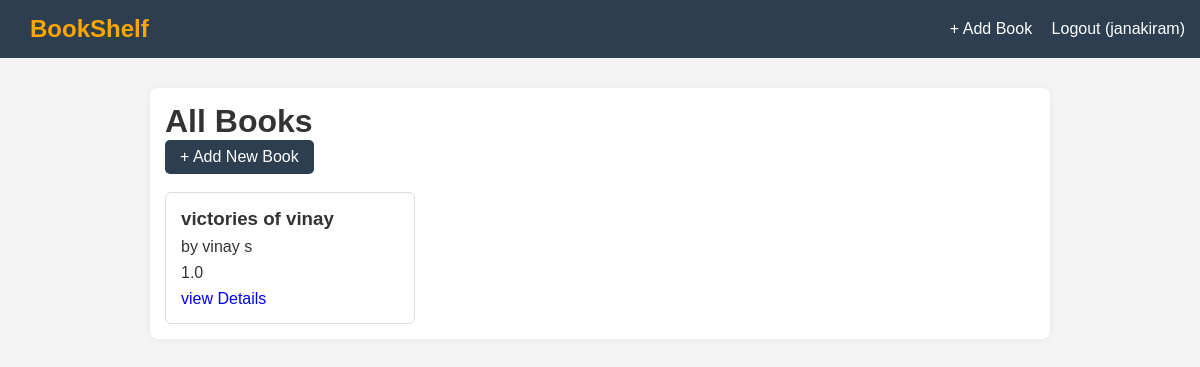
Screenshot of / (signed in) with the database file from the repository.
### books/models.py (models this page shows, shortened)
class Book(models.Model):
    title = models.CharField(max_length=200)
    author = models.CharField(max_length=200)
    cover = models.ImageField(upload_to='covers/', blank=True)
    description = models.TextField(blank=True)
    added_by = models.ForeignKey(
        settings.AUTH_USER_MODEL,
        on_delete=models.CASCADE,
        related_name='books'
    )
    created_at = models.DateTimeField(auto_now_add=True)

### books/views.py (the view)
# urls.py: path('', views.book_list, name='book_list'),
def book_list(request):
    books = Book.objects.select_related('added_by').annotate(
        avg_rating=Avg('reviews__rating')
    ).order_by('-created_at')
    return render(request, 'books/book_list.html', {'books': books})

### books/templates/books/book_list.html (shortened to what this page needs)
{% extends 'base.html' %}
{% block content %}
    <h1>All Books</h1>
    {% if user.is_authenticated %}
        <a class="btn" href="{% url 'book_add' %}">+ Add New Book</a>
    {% endif %}
    <br><br>
    {% if books %}
        <div class="book-list">
            {% for book in books %}
                 <div class="book-card">
                    <h3>{{book.title}}</h3>
                    <p>by {{book.author}}</p>
                    {% if book.avg_rating %}
                       <p>{{ book.avg_rating|floatformat:1}}</p>
                    {% else %}
                         <p>No reviews yet</p>
                    {% endif %}
                     <a href="{% url 'book_detail' book.pk %}">view Details</a>
                </div>
            {% endfor %}
         </div>
    {% else %}
         <p>No books added yet. Be the first!</p>
    {% endif %}
{% endblock %}

### templates/base.html (shortened to what this page needs)
{% load static %}
<!DOCTYPE html>
<html lang="en">
<head>
    <link rel="stylesheet" href="{% static 'style.css' %}">
</head>
<body>
    <nav>
        <a class="brand" href="{% url 'book_list' %}">BookShelf</a>
        <div>
            {% if user.is_authenticated %}
                <a href="{% url 'book_add' %}">+ Add Book</a>
                <a href="{% url 'logout' %}">Logout ({{ user.username }})</a>
            {% else %}
                <a href="{% url 'login' %}">Login</a>
            {% endif %}
        </div>
    </nav>
    <div class="container">
        {% block content %}{% endblock %}
    </div>
</body>
</html>

### static/style.css (style rules this page uses)
* { margin: 0; padding: 0; box-sizing: border-box; }
body { font-family: Arial, Helvetica, sans-serif; background: #f4f4f4; color: #333; }
nav { display: flex; justify-content: space-between; background: #2c3e50; padding: 15px; align-items: center; }
nav a { color: white; text-decoration: none; margin-left: 15px; }
.brand { font-size: 24px; font-weight: bold; color: orange; }
.container { max-width: 900px; margin: 30px auto; padding: 15px; background: white; border-radius: 8px; box-shadow: 0 0 12px rgba(0,0,0,0.05); }
.book-list { display: flex; flex-wrap: wrap; gap: 20px; }
.book-card { width: 250px; background: white; padding: 15px; border-radius: 6px; border: 1px solid #ddd; }
.book-card p { margin: 8px 0; }
.book-card a { color: blue; text-decoration: none; }
.btn { display: inline-block; padding: 8px 15px; background: #2c3e50; color: white; text-decoration: none; border-radius: 5px; }

### rows the page displays
Book: title "victories of vinay", author "vinay s", avg_rating "1.0"

### other values shown
{{ user.username }} "janakiram"
